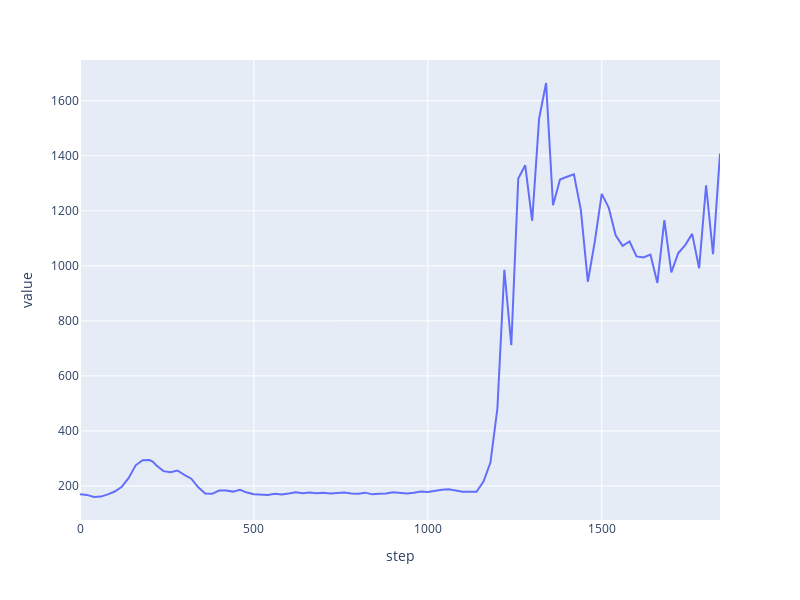

Write notebook code for a chart like this one.
### Code cell
import plotly_express as px
fig =px.line(df_eval_avgReturn,x="step",y="value")
fig['layout'].update(height = 600, width = 800)
fig.show()
